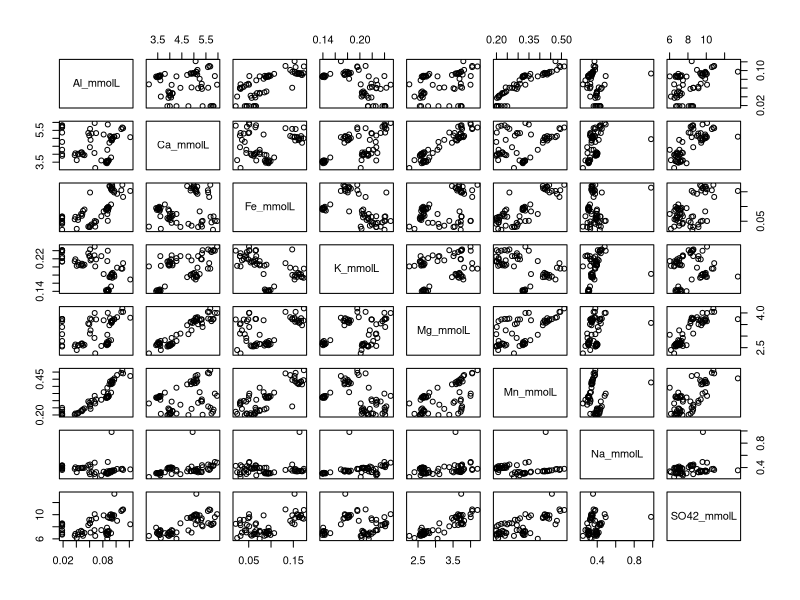

Here is the R script that generated this plot:
# Rename columns to be R friendly

newname<-c("sample_name","date_and_time","Q_m3s","Al_mgL","Ca_mgL","Fe_mgL","K_mgL","Mg_mgL","Mn_mgL","Na_mgL","SO42_mgL","pH","EC")
stormevents<-read.csv(file="StormEvents.csv",header=TRUE)
colnames(stormevents)<-newname

# Pull out date and time

library(lubridate)
stormevents$newdate<-mdy_hm(stormevents$date_and_time)
stormevents$year<-year(stormevents$newdate)
stormevents$doy<-yday(stormevents$newdate)
stormevents$hour<-hour(stormevents$newdate)
stormevents$min<-minute(stormevents$newdate)
stormevents$time<-stormevents$hour + stormevents$min/60

# Transform mg/L to mmol/L

stormevents$Al_mmolL<-(stormevents$Al_mgL/26.982)
stormevents$Ca_mmolL<-(stormevents$Ca_mgL/40.08)
stormevents$Fe_mmolL<-(stormevents$Fe_mgL/55.845)
stormevents$K_mmolL<-(stormevents$K_mgL/39.099)
stormevents$Mg_mmolL<-(stormevents$Mg_mgL/24.305)
stormevents$Mn_mmolL<-(stormevents$Mn_mgL/54.938)
stormevents$Na_mmolL<-(stormevents$Na_mgL/22.99)
stormevents$SO42_mmolL<-(stormevents$SO42_mgL/96.06)

# Scatter plot matrix for Al to SO42
pairs(stormevents[20:27])
